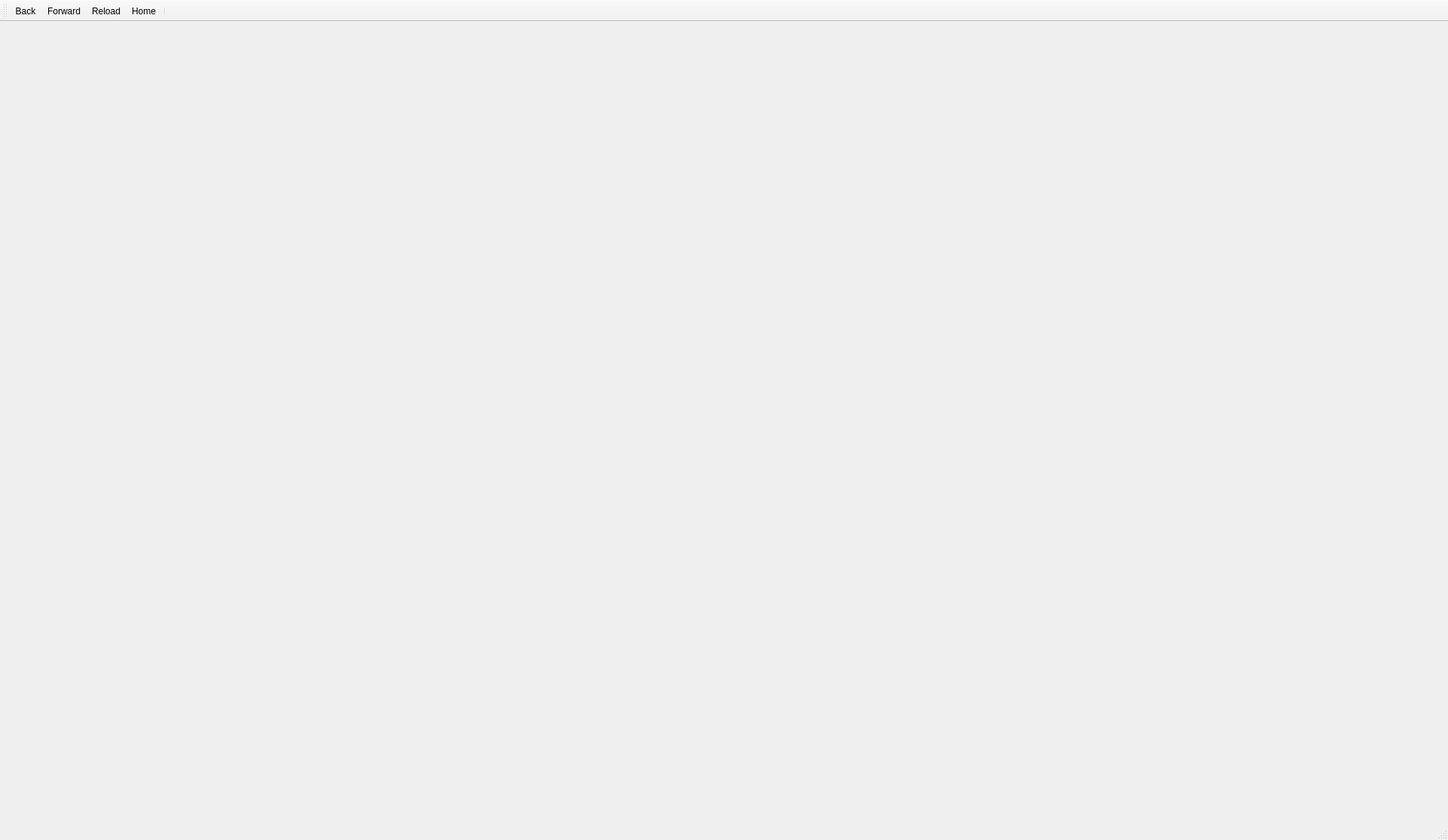
<?xml version="1.0" encoding="UTF-8"?>
<ui version="4.0">
 <class>wacrana::MainWindow</class>
 <widget class="QMainWindow" name="wacrana::MainWindow">
  <property name="geometry">
   <rect>
    <x>0</x>
    <y>0</y>
    <width>1923</width>
    <height>1116</height>
   </rect>
  </property>
  <property name="windowTitle">
   <string>webhama</string>
  </property>
  <property name="unifiedTitleAndToolBarOnMac">
   <bool>true</bool>
  </property>
  <widget class="QWidget" name="centralwidget">
   <layout class="QGridLayout" name="gridLayout">
    <item row="0" column="0">
     <widget class="QTabWidget" name="m_tabs">
      <property name="tabShape">
       <enum>QTabWidget::Triangular</enum>
      </property>
      <property name="currentIndex">
       <number>-1</number>
      </property>
      <property name="documentMode">
       <bool>true</bool>
      </property>
      <property name="tabsClosable">
       <bool>true</bool>
      </property>
      <property name="movable">
       <bool>true</bool>
      </property>
      <property name="tabBarAutoHide">
       <bool>false</bool>
      </property>
     </widget>
    </item>
   </layout>
  </widget>
  <widget class="QStatusBar" name="m_statusbar"/>
  <widget class="QToolBar" name="m_toolbar">
   <property name="windowTitle">
    <string>toolBar</string>
   </property>
   <attribute name="toolBarArea">
    <enum>TopToolBarArea</enum>
   </attribute>
   <attribute name="toolBarBreak">
    <bool>false</bool>
   </attribute>
   <addaction name="m_action_back"/>
   <addaction name="m_action_forward"/>
   <addaction name="m_action_reload"/>
   <addaction name="m_action_home"/>
   <addaction name="separator"/>
  </widget>
  <action name="m_action_back">
   <property name="icon">
    <iconset resource="../res/webhama.qrc">
     <normaloff>:/icon/ic_arrow_back_black_24px.svg</normaloff>:/icon/ic_arrow_back_black_24px.svg</iconset>
   </property>
   <property name="text">
    <string>Back</string>
   </property>
  </action>
  <action name="m_action_addtab">
   <property name="icon">
    <iconset resource="../res/webhama.qrc">
     <normaloff>:/icon/ic_add_black_24px.svg</normaloff>:/icon/ic_add_black_24px.svg</iconset>
   </property>
   <property name="text">
    <string>Add Tab</string>
   </property>
   <property name="toolTip">
    <string>Add Tab</string>
   </property>
  </action>
  <action name="m_action_exit">
   <property name="icon">
    <iconset resource="../res/webhama.qrc">
     <normaloff>:/icon/ic_close_black_24px.svg</normaloff>:/icon/ic_close_black_24px.svg</iconset>
   </property>
   <property name="text">
    <string>E&amp;xit</string>
   </property>
  </action>
  <action name="m_action_zoom_in">
   <property name="icon">
    <iconset resource="../res/webhama.qrc">
     <normaloff>:/icon/ic_zoom_in_black_24px.svg</normaloff>:/icon/ic_zoom_in_black_24px.svg</iconset>
   </property>
   <property name="text">
    <string>Zoom In</string>
   </property>
   <property name="toolTip">
    <string>Zoom in</string>
   </property>
   <property name="shortcut">
    <string>Ctrl++</string>
   </property>
  </action>
  <action name="m_action_zoom_out">
   <property name="icon">
    <iconset resource="../res/webhama.qrc">
     <normaloff>:/icon/ic_zoom_out_black_24px.svg</normaloff>:/icon/ic_zoom_out_black_24px.svg</iconset>
   </property>
   <property name="text">
    <string>Zoom Out</string>
   </property>
   <property name="toolTip">
    <string>Zoom Out</string>
   </property>
   <property name="shortcut">
    <string>Ctrl+-</string>
   </property>
  </action>
  <action name="m_action_home">
   <property name="icon">
    <iconset resource="../res/webhama.qrc">
     <normaloff>:/icon/ic_home_black_24px.svg</normaloff>:/icon/ic_home_black_24px.svg</iconset>
   </property>
   <property name="text">
    <string>Home</string>
   </property>
  </action>
  <action name="m_action_reload">
   <property name="icon">
    <iconset resource="../res/webhama.qrc">
     <normaloff>:/icon/ic_refresh_black_24px.svg</normaloff>:/icon/ic_refresh_black_24px.svg</iconset>
   </property>
   <property name="text">
    <string>Reload</string>
   </property>
   <property name="toolTip">
    <string>Reload</string>
   </property>
   <property name="shortcut">
    <string>Ctrl+R</string>
   </property>
  </action>
  <action name="m_action_reset_zoom">
   <property name="text">
    <string>Reset Zoom</string>
   </property>
   <property name="shortcut">
    <string>Ctrl+0</string>
   </property>
  </action>
  <action name="m_action_forward">
   <property name="icon">
    <iconset resource="../res/webhama.qrc">
     <normaloff>:/icon/ic_arrow_forward_black_24px.svg</normaloff>:/icon/ic_arrow_forward_black_24px.svg</iconset>
   </property>
   <property name="text">
    <string>Forward</string>
   </property>
  </action>
 </widget>
 <resources>
  <include location="../res/webhama.qrc"/>
 </resources>
 <connections/>
 <slots>
  <slot>OnLoad(bool)</slot>
 </slots>
</ui>
